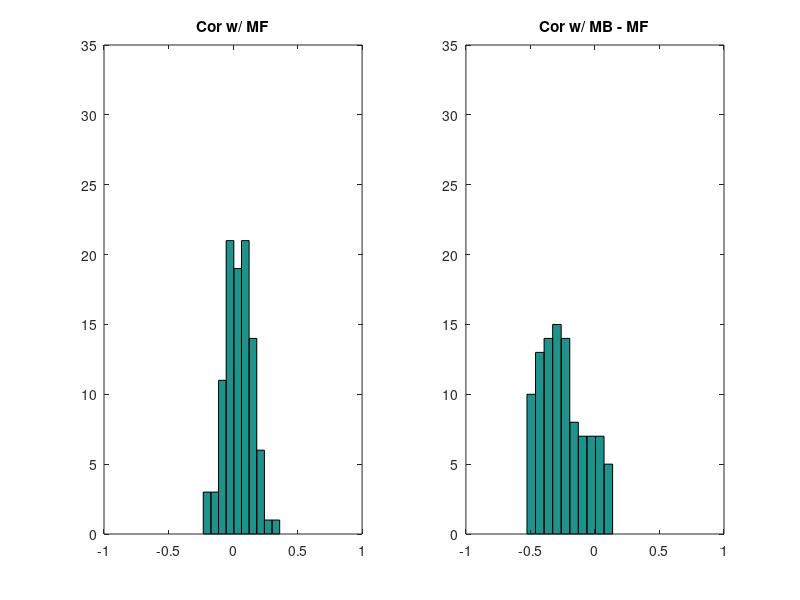

MATLAB code to generate this figure:
%% Simulation parameters
MFG_S2_MB = 1; % If this is 1, the model-free goal controller will act model-based-like in stage 2

%% Subject parameters
numAgents = 100;

% Set up their parameters
params = zeros(numAgents,8); % [lr1, lr2, elig, temp1, temp2, stay, weight_MFG, weight_MB]
for thisSubj = 1:numAgents
    % This is all very random
    lr1 = rand();
    lr2 = lr1;
    elig = rand()*(1/2) + .5;
    temp1 = rand()*(1/2)+1;
    temp2 = temp1;
    stay = rand();
    
    w_MFG = rand(); % model-based
    w_MB = rand(); % dumb model-free
    w_MF = rand(); % goal-learner

    weights = [w_MFG w_MB] / (w_MFG + w_MB + w_MF);
    params(thisSubj,:) = [lr1 lr2 elig temp1 temp2 stay weights(1) weights(2)];
end

%% Board parameters
numRounds = 250;
S1_actions = 1:2;
S2_states = 2:4;
S2_actions = 1:3;
S2_avail = logical([1 1 0; 0 1 1; 1 1 1]); % rows are S2 states (- 1), columns are actions, values are 0/1 for not available/available
S3_states = 5:7;
numStates = 7;
numActions = 3;

% Transitions
baseprob = .7;

likelyTransition = zeros(numStates,numActions);
likelyTransition(1,[1 3]) = 2;
likelyTransition(1,[2 4]) = 3;
likelyTransition(2,[1 2]) = [5 6];
likelyTransition(3,[2 3]) = [6 7];
likelyTransition(4,[1 2 3]) = [5 6 7];

unlikelyTransition = 4;

% Transition prob matrix
transition_probs = zeros(numStates,numActions,numStates);

transition_probs(1,[1 3],2) = baseprob;
transition_probs(1,[2 4],3) = baseprob;
transition_probs(1,[1 2 3 4],4) = 1-baseprob;
for i = S2_states
    for j = S2_actions
        if likelyTransition(i,j) ~= 0
            transition_probs(i,j,likelyTransition(i,j)) = 1;
        end
    end
end

% Rewards
rewards = zeros(numRounds,3,numAgents);
stdShift = 2;
rewardRange_hi = 5;
rewardRange_lo = -4;

for thisAgent = 1:numAgents
    rewards(1,S3_states,thisAgent) = randsample(rewardRange_lo:rewardRange_hi,length(S3_states),true);
    
    for thisRound = 1:(numRounds-1)
        re = squeeze(rewards(thisRound,S3_states,thisAgent))+round(randn(length(S3_states),1)'*stdShift);
        re(re>rewardRange_hi) = 2*rewardRange_hi-re(re>rewardRange_hi);
        re(re<rewardRange_lo) = 2*rewardRange_lo-re(re<rewardRange_lo);
        rewards(thisRound+1,S3_states,thisAgent) = re;
    end
end

%% Run it
likelihood = zeros(numAgents,1);
PEs = zeros(numRounds,3,numAgents);
critTrials = [];

realA1 = zeros(numRounds, numAgents);
realS2 = zeros(numRounds, numAgents);
realA2 = zeros(numRounds, numAgents);
realRe = zeros(numRounds, numAgents);

for thisSubj=1:numAgents
    lr1 = params(thisSubj,1);
    lr2 = params(thisSubj,2);
    elig = params(thisSubj,3);
    temp1 = params(thisSubj,4);
    temp2 = params(thisSubj,5);
    stay = params(thisSubj,6);
    w_MFG = params(thisSubj,7);
    w_MB = params(thisSubj,8);
    
    Q_MF = zeros(4,numActions); % 4 S1/S2 states
    Q_MB = zeros(numStates,numActions);
    Q_MFG = zeros(4,numActions); % numOptions = numActions
    %P_actions_S1 = [1 0; 0 1]; % rows are options, columns are S1_actions - these are just identity matrices for our task
    %P_actions_S2 = [1 0 0; 0 1 0; 0 0 1]; % rows are options, columns are S2_actions
    
    crit = 0;
    
    lastChoice1 = 0;
    for thisRound=1:numRounds
        %% Stage 1
        
        S1_availActions = S1_actions; % availOptions = availActions

        % MB
        for a1 = S1_availActions
            Q_MB(1, a1) = 0;
            for s2 = S2_states
                Q_MB(1, a1) = Q_MB(1, a1) + transition_probs(1, a1, s2) * max(squeeze(transition_probs(s2, S2_actions(S2_avail(s2-1,:)), S3_states)) * Q_MB(S3_states,1));
            end
        end
        
        Q_weighted = w_MFG * Q_MFG(1, S1_availActions) + w_MB * Q_MB(1, S1_availActions) + (1 - w_MB - w_MFG) * Q_MF(1, S1_availActions);
        
        probs = exp(temp1 * Q_weighted + stay * (S1_availActions == lastChoice1)) / sum(exp(temp1 * Q_weighted + stay * (S1_availActions == lastChoice1)));
        choice1 = randsample(S1_availActions, 1, true, probs);
        
        if rand() < baseprob, S2 = likelyTransition(1, choice1); % Likely
        else S2 = unlikelyTransition; % Unlikely
        end
        
        if MFG_S2_MB, S2_MFG = 2;
        else S2_MFG = S2;
        end
        
        S2_availActions = S2_actions(S2_avail(S2-1,:));
        
        PEs(thisRound,1,thisSubj) = max(Q_MFG(S2_MFG,S2_availActions)) - Q_MFG(1,choice1);
        PEs(thisRound,2,thisSubj) = max(Q_MF(S2,S2_availActions)) - 0;
        PEs(thisRound,3,thisSubj) = max(Q_MB(S2,S2_availActions)) - Q_MB(1,choice1);
        
        likelihood(thisSubj) = likelihood(thisSubj) + log(probs(S1_availActions == choice1));
        
        % Update after first choice
        Q_MF(1,choice1) = 0 + lr1*(max(Q_MF(S2,S2_availActions)) - 0);
        Q_MFG(1,choice1) = Q_MFG(1,choice1) + lr1*(max(Q_MFG(S2_MFG,S2_availActions)) - Q_MFG(1,choice1));
        
        %% Stage 2
        Q_MB(S2, S2_availActions) = squeeze(transition_probs(S2, S2_availActions, S3_states)) * Q_MB(S3_states, 1);
        
        Q_weighted = w_MFG * Q_MFG(S2_MFG, S2_availActions) + w_MB * Q_MB(S2, S2_availActions) + (1 - w_MB - w_MFG) * Q_MF(S2, S2_availActions);
        
        probs = exp(temp2 * Q_weighted) / sum(exp(temp2 * Q_weighted));
        choice2 = randsample(S2_availActions,1,true,probs);
        
        S3 = likelyTransition(S2, choice2);
        reward = rewards(thisRound, S3, thisSubj);
        
        likelihood(thisSubj) = likelihood(thisSubj) + log(probs(S2_availActions == choice2));

        % Update after second choice
        Q_MF(S2, choice2) = Q_MF(S2, choice2) + lr2 * (reward - Q_MF(S2, choice2));
        
        delta = reward - Q_MFG(S2_MFG, choice2);
        Q_MFG(S2_MFG, choice2) = Q_MFG(S2_MFG, choice2)  + lr2 * delta;
        Q_MFG(1, choice1) = Q_MFG(1, choice1) + lr1 * elig * delta;
        
        Q_MB(S3,1) = Q_MB(S3,1) + lr2 * (reward - Q_MB(S3, 1));
        
        lastChoice1 = choice1;
        
        % Record results
        realA1(thisRound, thisSubj) = choice1;
        realS2(thisRound, thisSubj) = S2;
        realA2(thisRound, thisSubj) = choice2;
        realRe(thisRound, thisSubj) = reward;
    end
end

%% Correlations
subjCors = zeros(100,2);
for i=1:100
    subjCors(i,1) = corr(PEs(:,1,i),PEs(:,2,i));
    subjCors(i,2) = corr(PEs(:,1,i),PEs(:,3,i) - PEs(:,2,i));
end

% Plot them
subplot(1,2,1)
hist(subjCors(:,1)); title('Cor w/ MF'); axis([-1 1 0 35]);
subplot(1,2,2);
hist(subjCors(:,2)); title('Cor w/ MB - MF'); axis([-1 1 0 35]);

%% Save
save('simdata.mat','realA1','realS2','realA2','realRe');